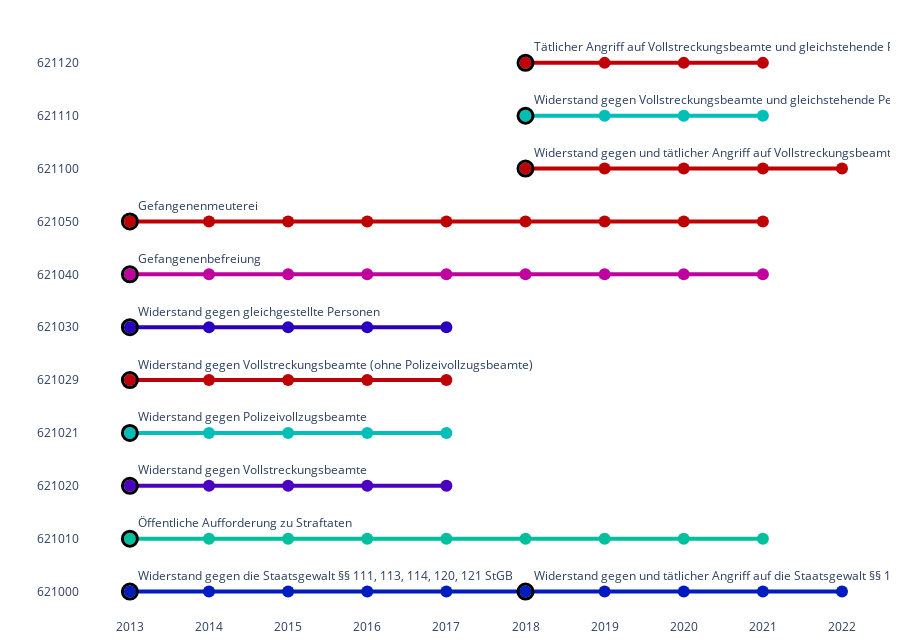

Notebook source saved alongside this figure:
### Code cell
l = len(selected_keys)
fig = get_existence_chart(data_bund_hr, selected_keys, colormap)

fig.show()

### Figure 1 — Plotly figure (JSON) as saved in the notebook; plotly's stock layout.template omitted (floating-point values rounded to 4 significant figures)
{"data": [{"line": {"width": 4}, "marker": {"color": "#001bbf", "size": 12}, "mode": "lines+markers+text", "showlegend": false, "text": ["Widerstand gegen die Staatsgewalt §§ 111, 113, 114, 120, 121 StGB", "", "", "", "", "Widerstand gegen und tätlicher Angriff auf die Staatsgewalt §§ 111, 113-115, 120, 121 StGB", "", "", "", ""], "textposition": "top right", "type": "scatter", "x": [2013, 2014, 2015, 2016, 2017, 2018, 2019, 2020, 2021, 2022], "y": ["621000", "621000", "621000", "621000", "621000", "621000", "621000", "621000", "621000", "621000"]}, {"line": {"width": 4}, "marker": {"color": "#00bf9d", "size": 12}, "mode": "lines+markers+text", "showlegend": false, "text": ["Öffentliche Aufforderung zu Straftaten", "", "", "", "", "", "", "", ""], "textposition": "top right", "type": "scatter", "x": [2013, 2014, 2015, 2016, 2017, 2018, 2019, 2020, 2021], "y": ["621010", "621010", "621010", "621010", "621010", "621010", "621010", "621010", "621010"]}, {"line": {"width": 4}, "marker": {"color": "#4c00bf", "size": 12}, "mode": "lines+markers+text", "showlegend": false, "text": ["Widerstand gegen Vollstreckungsbeamte", "", "", "", ""], "textposition": "top right", "type": "scatter", "x": [2013, 2014, 2015, 2016, 2017], "y": ["621020", "621020", "621020", "621020", "621020"]}, {"line": {"width": 4}, "marker": {"color": "#00bfb8", "size": 12}, "mode": "lines+markers+text", "showlegend": false, "text": ["Widerstand gegen Polizeivollzugsbeamte", "", "", "", ""], "textposition": "top right", "type": "scatter", "x": [2013, 2014, 2015, 2016, 2017], "y": ["621021", "621021", "621021", "621021", "621021"]}, {"line": {"width": 4}, "marker": {"color": "#bf0006", "size": 12}, "mode": "lines+markers+text", "showlegend": false, "text": ["Widerstand gegen Vollstreckungsbeamte (ohne Polizeivollzugsbeamte)", "", "", "", ""], "textposition": "top right", "type": "scatter", "x": [2013, 2014, 2015, 2016, 2017], "y": ["621029", "621029", "621029", "621029", "621029"]}, {"line": {"width": 4}, "marker": {"color": "#2800bf", "size": 12}, "mode": "lines+markers+text", "showlegend": false, "text": ["Widerstand gegen gleichgestellte Personen", "", "", "", ""], "textposition": "top right", "type": "scatter", "x": [2013, 2014, 2015, 2016, 2017], "y": ["621030", "621030", "621030", "621030", "621030"]}, {"line": {"width": 4}, "marker": {"color": "#bf009f", "size": 12}, "mode": "lines+markers+text", "showlegend": false, "text": ["Gefangenenbefreiung", "", "", "", "", "", "", "", ""], "textposition": "top right", "type": "scatter", "x": [2013, 2014, 2015, 2016, 2017, 2018, 2019, 2020, 2021], "y": ["621040", "621040", "621040", "621040", "621040", "621040", "621040", "621040", "621040"]}, {"line": {"width": 4}, "marker": {"color": "#bf0001", "size": 12}, "mode": "lines+markers+text", "showlegend": false, "text": ["Gefangenenmeuterei", "", "", "", "", "", "", "", ""], "textposition": "top right", "type": "scatter", "x": [2013, 2014, 2015, 2016, 2017, 2018, 2019, 2020, 2021], "y": ["621050", "621050", "621050", "621050", "621050", "621050", "621050", "621050", "621050"]}, {"line": {"width": 4}, "marker": {"color": "#bf0003", "size": 12}, "mode": "lines+markers+text", "showlegend": false, "text": ["Widerstand gegen und tätlicher Angriff auf Vollstreckungsbeamte und gleichstehende Personen §§ 113-115 StGB", "", "", "", ""], "textposition": "top right", "type": "scatter", "x": [2018, 2019, 2020, 2021, 2022], "y": ["621100", "621100", "621100", "621100", "621100"]}, {"line": {"width": 4}, "marker": {"color": "#00bfb6", "size": 12}, "mode": "lines+markers+text", "showlegend": false, "text": ["Widerstand gegen Vollstreckungsbeamte und gleichstehende Personen §§ 113, 115 StGB", "", "", ""], "textposition": "top right", "type": "scatter", "x": [2018, 2019, 2020, 2021], "y": ["621110", "621110", "621110", "621110"]}, {"line": {"width": 4}, "marker": {"color": "#bf0008", "size": 12}, "mode": "lines+markers+text", "showlegend": false, "text": ["Tätlicher Angriff auf Vollstreckungsbeamte und gleichstehende Personen §§ 114, 115 StGB", "", "", ""], "textposition": "top right", "type": "scatter", "x": [2018, 2019, 2020, 2021], "y": ["621120", "621120", "621120", "621120"]}, {"customdata": [["Widerstand gegen die Staatsgewalt §§ 111, 113, 114, 120, 121 StGB", 2013], ["Widerstand gegen und tätlicher Angriff auf die Staatsgewalt §§ 111, 113-115, 120, 121 StGB", 2018], ["Öffentliche Aufforderung zu Straftaten", 2013], ["Widerstand gegen Vollstreckungsbeamte", 2013], ["Widerstand gegen Polizeivollzugsbeamte", 2013], ["Widerstand gegen Vollstreckungsbeamte (ohne Polizeivollzugsbeamte)", 2013], ["Widerstand gegen gleichgestellte Personen", 2013], ["Gefangenenbefreiung", 2013], ["Gefangenenmeuterei", 2013], ["Widerstand gegen und tätlicher Angriff auf Vollstreckungsbeamte und gleichstehende Personen §§ 113-115 StGB", 2018], ["Widerstand gegen Vollstreckungsbeamte und gleichstehende Personen §§ 113, 115 StGB", 2018], ["Tätlicher Angriff auf Vollstreckungsbeamte und gleichstehende Personen §§ 114, 115 StGB", 2018]], "hovertemplate": "Schlüssel %{y}: %{customdata[0]}", "marker": {"color": "black", "line": {"width": 3}, "size": 15, "symbol": "circle-open"}, "mode": "markers", "showlegend": false, "type": "scatter", "x": [2013, 2018, 2013, 2013, 2013, 2013, 2013, 2013, 2013, 2018, 2018, 2018], "y": ["621000", "621000", "621010", "621020", "621021", "621029", "621030", "621040", "621050", "621100", "621110", "621120"]}], "layout": {"height": 640, "margin": {"b": 5, "r": 10, "t": 10}, "plot_bgcolor": "rgba(0,0,0,0)", "xaxis": {"type": "category"}, "yaxis": {"range": [-0.5, 11]}}}
